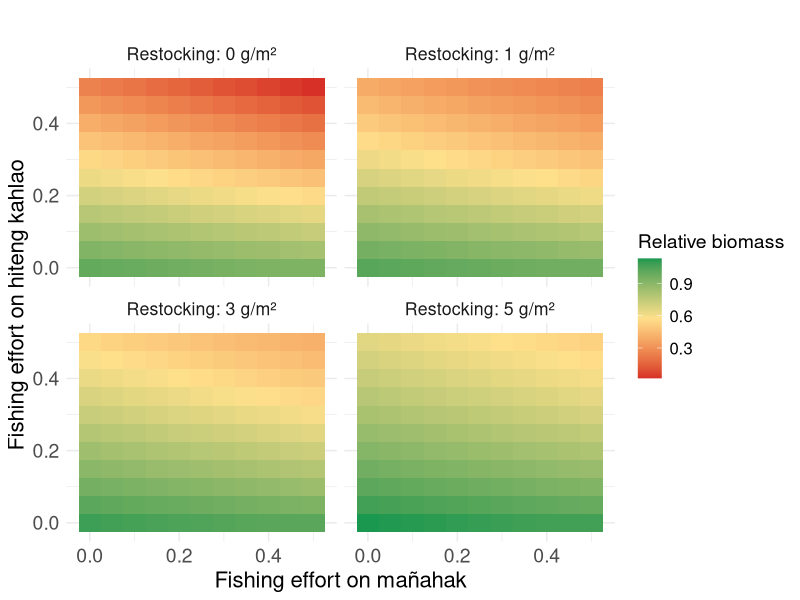

This chart was generated by the following R code:
library(tidyverse)
library(viridis)

# Parameters
juvenile_survival_rate <- 1 - ((0.429 * 2) / 2)
subadult_survival_rate <- 1 - ((0.429 * 1.5) / 2)
adult_survival_rate <- 1 - (0.429 / 2)

juvenile_to_subadult_rate <- 1
subadult_to_adult_rate <- 0.5

reproduction_rate <- 2
reproduction_rate_2 <- 1.5

carrying_capacity <- 68
time_steps <- 500

# Parameter ranges
fishing_effort_values <- seq(0, 0.5, by = 0.05)
restocking_values <- c(0, 1, 3, 5) # Restocking scenarios


run_simulation <- function(F_adults, F_juveniles, restocked_juveniles, burn_in_time = 100) {
  juvenile_population <- 10
  subadult_population <- 10
  adult_population <- 10
  
  # Store population over time
  population_over_time <- numeric(time_steps)
  
  for (t in 1:time_steps) {
    if (t <= burn_in_time) {
      # Burn-in period with zero fishing and zero restocking
      F_adults_current <- 0
      F_juveniles_current <- 0
      restocking <- 0
    } else {
      # Post burn-in period with specified fishing and restocking
      F_adults_current <- F_adults
      F_juveniles_current <- F_juveniles
      restocking <- restocked_juveniles
    }
    
    if (t %% 2 == 0) {
      current_reproduction_rate <- reproduction_rate
    } else {
      current_reproduction_rate <- reproduction_rate_2
    }
    
    total_population <- juvenile_population + subadult_population + adult_population
    new_juveniles <- adult_population * current_reproduction_rate * (1 - total_population / carrying_capacity)
    surviving_juveniles <- juvenile_population * juvenile_survival_rate * (1 - F_juveniles_current)
    new_subadults <- juvenile_population * juvenile_to_subadult_rate
    surviving_subadults <- subadult_population * subadult_survival_rate
    new_adults <- subadult_population * subadult_to_adult_rate
    surviving_adults <- adult_population * adult_survival_rate * (1 - F_adults_current)
    
    juvenile_population <- max(0, new_juveniles + surviving_juveniles - new_subadults + restocking)
    subadult_population <- max(0, new_subadults + surviving_subadults - new_adults)
    adult_population <- max(0, new_adults + surviving_adults)
    
    # Store total population at each timestep
    population_over_time[t] <- juvenile_population + subadult_population + adult_population
  }
  
  # Return the average of the last 20 timesteps
  avg_population_last_20 <- mean(population_over_time[(time_steps - 19):time_steps])
  
  return(avg_population_last_20)
}



# Sensitivity analysis loop with burn-in period
all_results <- data.frame()


for (restocked_juveniles in restocking_values) {
  # Create a dataframe to store results for this restocking value
  sensitivity_results <- expand.grid(
    F_adults = fishing_effort_values,
    F_juveniles = fishing_effort_values
  ) %>%
    mutate(
      Avg_Total_Population = 0
    )
  
  # Reference population with zero fishing effort
  reference_population <- run_simulation(
    F_adults = 0,
    F_juveniles = 0,
    restocked_juveniles = 0,
    burn_in_time = 100
  )
  
  # Sensitivity analysis loop
  for (i in seq_len(nrow(sensitivity_results))) {
    sensitivity_results$Avg_Total_Population[i] <- run_simulation(
      F_adults = sensitivity_results$F_adults[i],
      F_juveniles = sensitivity_results$F_juveniles[i],
      restocked_juveniles = restocked_juveniles,
      burn_in_time = 100
    )
  }
  
  # Normalize by the reference population
  sensitivity_results <- sensitivity_results %>%
    mutate(
      Relative_Population = Avg_Total_Population / reference_population,
      Restocking = paste0(restocked_juveniles, " g/m²")
    )
  
  # Combine results for all restocking values
  all_results <- bind_rows(all_results, sensitivity_results)
}



# Plot results as heatmaps
ggplot(all_results, aes(x = F_juveniles, y = F_adults, fill = Relative_Population)) +
  geom_tile() +
  facet_wrap(~Restocking, labeller = label_both) +
  scale_fill_gradientn(
    colors = c("#d73027", "#fee08b", "#1a9850"), # Color-blind friendly palette
    name = bquote("Relative biomass")
  ) +
  labs(
    x = "Fishing effort on mañahak",
    y = "Fishing effort on hiteng kahlao",
    title = ""
  ) +
  theme_minimal() +
  theme(
    text = element_text(size = 16),
    plot.title = element_text(size = 18, face = "bold"),
    axis.title = element_text(size = 16),
    axis.text = element_text(size = 14),
    legend.title = element_text(size = 14),
    legend.text = element_text(size = 12)
  )
